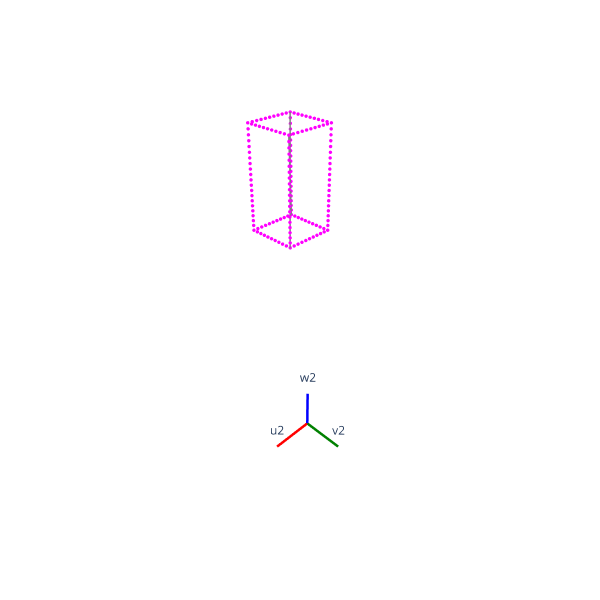

Write notebook code for a chart like this one.
### Markdown cell above
Проверка работоспособности функции `transform_points`:

### Code cell
def transform_points(points1, R, t):
    points2 = (R.T @ (points1 - t).T).T
    return points2


points2 = transform_points(points1, R, t)

# визуализация 3D точек и рёбер в системе координат (u2, v2, w2)
plots = plot_points(points2, edges)

# визуализация системы координат (u2, v2, w2)
plots = plot_coordinate_system(labels=("u2", "v2", "w2"), plots=plots)

# вывод графика
show_plots(
    width=600,
    height=600,  # размеры окна
    eye=(2, 2, 2),  # координаты точки обзора сцены
    plots=plots,
)

### Figure 1 — Plotly figure (JSON) as saved in the notebook; plotly's stock layout.template omitted (floating-point values rounded to 4 significant figures; data arrays with more than 128 entries replaced by an {"elided": "..."} marker saying what was removed)
{"data": [{"hovertemplate": "x=%{x}<br>y=%{y}<br>z=%{z}<extra></extra>", "legendgroup": "", "marker": {"color": "rgb(255, 0, 255)", "size": 2, "symbol": "circle"}, "mode": "markers", "name": "", "scene": "scene", "showlegend": false, "type": "scatter3d", "x": {"elided": "160 float values"}, "y": {"elided": "160 float values"}, "z": {"elided": "160 float values"}}, {"hovertemplate": "x=%{x}<br>y=%{y}<br>z=%{z}<extra></extra>", "legendgroup": "", "line": {"color": "gray", "dash": "solid", "width": 3}, "marker": {"symbol": "circle"}, "mode": "lines", "name": "", "scene": "scene", "showlegend": false, "type": "scatter3d", "x": [0.5, -0.5], "y": [0.0, -1.0], "z": [5.0, 7.0]}, {"hovertemplate": "x=%{x}<br>y=%{y}<br>z=%{z}<extra></extra>", "legendgroup": "", "line": {"color": "gray", "dash": "solid", "width": 3}, "marker": {"symbol": "circle"}, "mode": "lines", "name": "", "scene": "scene", "showlegend": false, "type": "scatter3d", "x": [0.5, -0.5], "y": [0.0, -1.0], "z": [7.0, 5.0]}, {"hovertemplate": "x=%{x}<br>y=%{y}<br>z=%{z}<extra></extra>", "legendgroup": "", "line": {"color": "red", "dash": "solid", "width": 5}, "marker": {"symbol": "circle"}, "mode": "lines+text", "name": "", "scene": "scene", "showlegend": false, "text": ["", "u2"], "type": "scatter3d", "x": [0.0, 1.0], "y": [0.0, 0.0], "z": [0.0, 0.0]}, {"hovertemplate": "x=%{x}<br>y=%{y}<br>z=%{z}<extra></extra>", "legendgroup": "", "line": {"color": "green", "dash": "solid", "width": 5}, "marker": {"symbol": "circle"}, "mode": "lines+text", "name": "", "scene": "scene", "showlegend": false, "text": ["", "v2"], "type": "scatter3d", "x": [0.0, 0.0], "y": [0.0, 1.0], "z": [0.0, 0.0]}, {"hovertemplate": "x=%{x}<br>y=%{y}<br>z=%{z}<extra></extra>", "legendgroup": "", "line": {"color": "blue", "dash": "solid", "width": 5}, "marker": {"symbol": "circle"}, "mode": "lines+text", "name": "", "scene": "scene", "showlegend": false, "text": ["", "w2"], "type": "scatter3d", "x": [0.0, 0.0], "y": [0.0, 0.0], "z": [0.0, 1.0]}], "layout": {"autosize": true, "height": 600, "paper_bgcolor": "white", "scene": {"aspectmode": "data", "camera": {"center": {"x": 0, "y": 0, "z": 0}, "eye": {"x": 2, "y": 2, "z": 2}, "up": {"x": 0, "y": 0, "z": 1}}, "xaxis": {"visible": false}, "yaxis": {"visible": false}, "zaxis": {"visible": false}}, "width": 600}}
